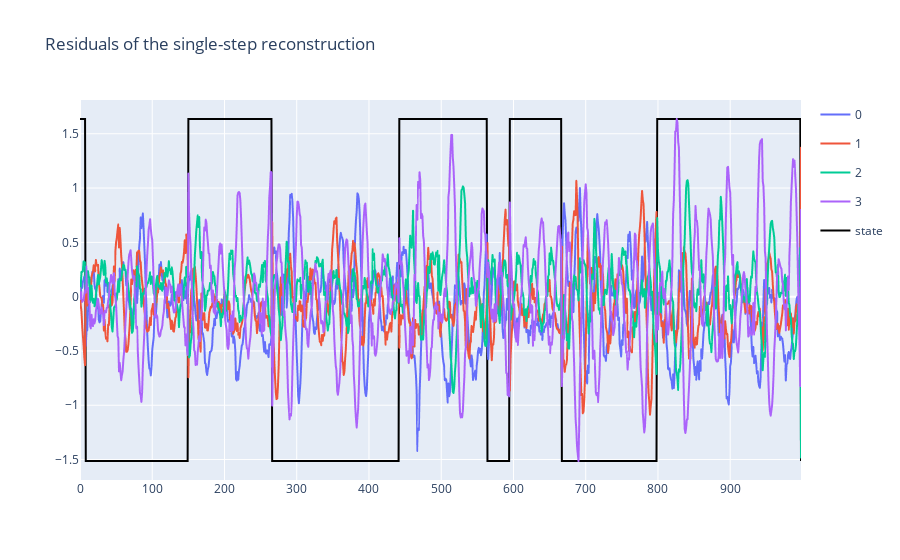
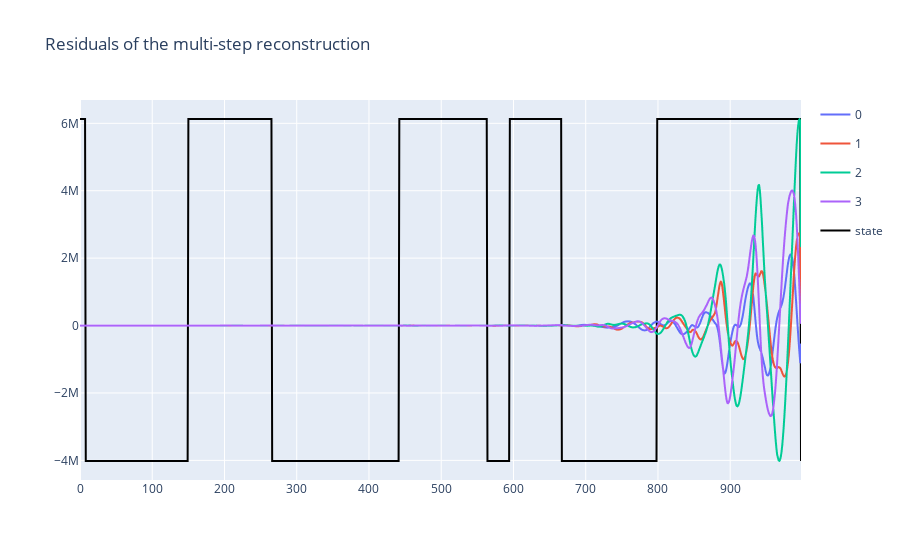

These figures' notebook cell, in order:
### Code cell
# plot the residuals
residuals = X2.T - torch.stack(X2_hat).squeeze()

util.plotting(residuals, title='Residuals of the single-step reconstruction', plot_states=True, states=states)

# plot the residuals of multi-step
residuals = X2.T - torch.stack(X2_hat_multi[1:]).squeeze()

util.plotting(residuals, title='Residuals of the multi-step reconstruction', plot_states=True, states=states)

### Figure 1 — Plotly figure (JSON) as saved in the notebook; plotly's stock layout.template omitted (floating-point values rounded to 4 significant figures; data arrays with more than 128 entries replaced by an {"elided": "..."} marker saying what was removed)
{"data": [{"hovertemplate": "variable=0<br>index=%{x}<br>value=%{y}<extra></extra>", "legendgroup": "0", "line": {"color": "#636efa", "dash": "solid"}, "marker": {"symbol": "circle"}, "mode": "lines", "name": "0", "showlegend": true, "type": "scattergl", "x": {"elided": "999 int values"}, "xaxis": "x", "y": {"elided": "999 float values"}, "yaxis": "y"}, {"hovertemplate": "variable=1<br>index=%{x}<br>value=%{y}<extra></extra>", "legendgroup": "1", "line": {"color": "#EF553B", "dash": "solid"}, "marker": {"symbol": "circle"}, "mode": "lines", "name": "1", "showlegend": true, "type": "scattergl", "x": {"elided": "999 int values"}, "xaxis": "x", "y": {"elided": "999 float values"}, "yaxis": "y"}, {"hovertemplate": "variable=2<br>index=%{x}<br>value=%{y}<extra></extra>", "legendgroup": "2", "line": {"color": "#00cc96", "dash": "solid"}, "marker": {"symbol": "circle"}, "mode": "lines", "name": "2", "showlegend": true, "type": "scattergl", "x": {"elided": "999 int values"}, "xaxis": "x", "y": {"elided": "999 float values"}, "yaxis": "y"}, {"hovertemplate": "variable=3<br>index=%{x}<br>value=%{y}<extra></extra>", "legendgroup": "3", "line": {"color": "#ab63fa", "dash": "solid"}, "marker": {"symbol": "circle"}, "mode": "lines", "name": "3", "showlegend": true, "type": "scattergl", "x": {"elided": "999 int values"}, "xaxis": "x", "y": {"elided": "999 float values"}, "yaxis": "y"}, {"line": {"color": "black", "width": 2}, "mode": "lines", "name": "state", "type": "scatter", "x": {"elided": "999 int values"}, "y": {"elided": "999 float values"}}], "layout": {"title": {"text": "Residuals of the single-step reconstruction"}}}

### Figure 2 — Plotly figure (JSON) as saved in the notebook; plotly's stock layout.template omitted (floating-point values rounded to 4 significant figures; data arrays with more than 128 entries replaced by an {"elided": "..."} marker saying what was removed)
{"data": [{"hovertemplate": "variable=0<br>index=%{x}<br>value=%{y}<extra></extra>", "legendgroup": "0", "line": {"color": "#636efa", "dash": "solid"}, "marker": {"symbol": "circle"}, "mode": "lines", "name": "0", "showlegend": true, "type": "scattergl", "x": {"elided": "999 int values"}, "xaxis": "x", "y": {"elided": "999 float values"}, "yaxis": "y"}, {"hovertemplate": "variable=1<br>index=%{x}<br>value=%{y}<extra></extra>", "legendgroup": "1", "line": {"color": "#EF553B", "dash": "solid"}, "marker": {"symbol": "circle"}, "mode": "lines", "name": "1", "showlegend": true, "type": "scattergl", "x": {"elided": "999 int values"}, "xaxis": "x", "y": {"elided": "999 float values"}, "yaxis": "y"}, {"hovertemplate": "variable=2<br>index=%{x}<br>value=%{y}<extra></extra>", "legendgroup": "2", "line": {"color": "#00cc96", "dash": "solid"}, "marker": {"symbol": "circle"}, "mode": "lines", "name": "2", "showlegend": true, "type": "scattergl", "x": {"elided": "999 int values"}, "xaxis": "x", "y": {"elided": "999 float values"}, "yaxis": "y"}, {"hovertemplate": "variable=3<br>index=%{x}<br>value=%{y}<extra></extra>", "legendgroup": "3", "line": {"color": "#ab63fa", "dash": "solid"}, "marker": {"symbol": "circle"}, "mode": "lines", "name": "3", "showlegend": true, "type": "scattergl", "x": {"elided": "999 int values"}, "xaxis": "x", "y": {"elided": "999 float values"}, "yaxis": "y"}, {"line": {"color": "black", "width": 2}, "mode": "lines", "name": "state", "type": "scatter", "x": {"elided": "999 int values"}, "y": {"elided": "999 int values"}}], "layout": {"title": {"text": "Residuals of the multi-step reconstruction"}}}
